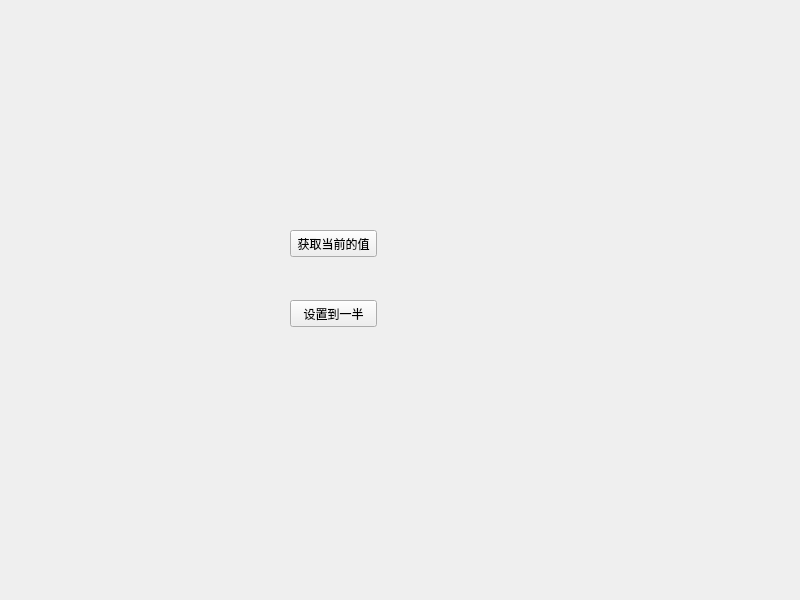
<?xml version="1.0" encoding="UTF-8"?>
<ui version="4.0">
 <class>Widget</class>
 <widget class="QWidget" name="Widget">
  <property name="geometry">
   <rect>
    <x>0</x>
    <y>0</y>
    <width>800</width>
    <height>600</height>
   </rect>
  </property>
  <property name="windowTitle">
   <string>Widget</string>
  </property>
  <widget class="smallWidget" name="widget" native="true">
   <property name="geometry">
    <rect>
     <x>160</x>
     <y>90</y>
     <width>371</width>
     <height>80</height>
    </rect>
   </property>
  </widget>
  <widget class="QPushButton" name="btn_getvalue">
   <property name="geometry">
    <rect>
     <x>290</x>
     <y>230</y>
     <width>87</width>
     <height>27</height>
    </rect>
   </property>
   <property name="text">
    <string>获取当前的值</string>
   </property>
  </widget>
  <widget class="QPushButton" name="btn_sethalf">
   <property name="geometry">
    <rect>
     <x>290</x>
     <y>300</y>
     <width>87</width>
     <height>27</height>
    </rect>
   </property>
   <property name="text">
    <string>设置到一半</string>
   </property>
  </widget>
 </widget>
 <customwidgets>
  <customwidget>
   <class>smallWidget</class>
   <extends>QWidget</extends>
   <header location="global">smallwidget.h</header>
   <container>1</container>
  </customwidget>
 </customwidgets>
 <resources/>
 <connections/>
</ui>
